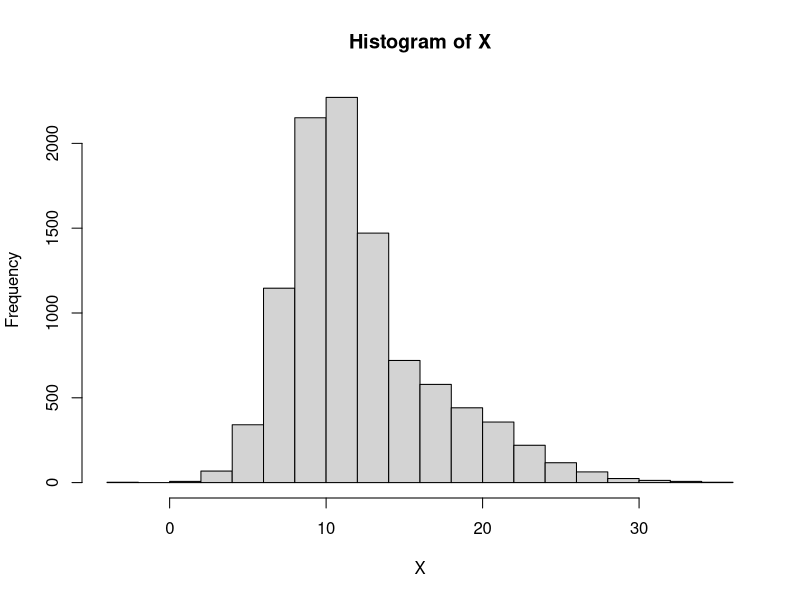

Source code (R):
## For normal mixtures (Q2)

n = 10000
X = rep(NA, n)

alpha1 = 0.7
B = rbinom(n,1,alpha1)
head(B)

mu1 = 10
sigma1 = 2.5
mu2 = 17
sigma2 = 5

X[B==1] = rnorm(length(B[B==1]), mu1, sigma1)
X[B==0] = rnorm(length(B[B==0]), mu2, sigma2)
head(X)

hist(X)

## E-M Algorithm (Q3)
f = function(X, mu, sigma2) {
  exp((-1/(2*sigma2))*sum((X-mu)^2))
}

EM_algorithm = function(X, sigma2=1) {
  n = length(X) # not sure if this is right
  ## Create initial values for alpha and mus (remember, we have two clusters)
  ## Recommendation: start with equal probabilities for alpha
  ## Remember sum(alphas) = 1
  ## Use two distinct observations as your starting mus.
  
  ## TODO: initialize alphas and mus here
  
  pastIndicator = length(X):1
  indicator = 1:length(X)
  t = 1
  
  while (sum(pastIndicator != indicator) !=0) {
    pastIndicator = indicator
    # E step
    w1 = apply(X,1,function(x) {
      alpha[t,1]*f(x, as.numeric(mu[,1]), sigma2) # mu is a matrix, where the first column is the means for cluster 1, etc.
    })
    w2 = apply(X,1, function(x) {
      # do something similar
    })
    W = cbind(w1, w2)
    W = W/rowSums(W)
    
    indicator = max.col(W) # is this right?
    
    # M step
    # Update our alphas and mus
    nk = colSums(W) # should be right? check over this
    alpha = rbind(alpha, nk/n)
    t = t+1
    
    ## Update mu
    temp1 = (W[,1]*X)/nk[1]
    temp2 = (W[,2]*X)/nk[2]
    
    mu[,1] = colSums(temp1)
    mu[,2] = colSums(temp2)
  }
  ## output everything the question asks for
}